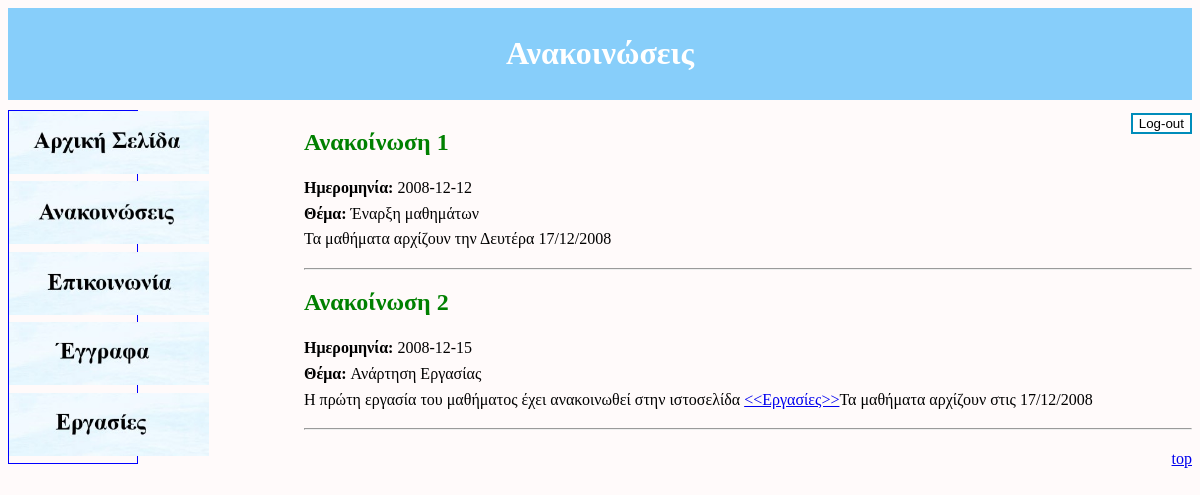
The app's page /announcement.php (signed in) with its own data.
### tables this page shows
CREATE TABLE `announcements` (
  `id` int(15) NOT NULL,
  `annDate` date NOT NULL,
  `subject` varchar(100) NOT NULL,
  `annText` varchar(2000) NOT NULL
);

### announcement.php (the view, shortened to what this page needs)
<!DOCTYPE html>
<html>
<head>
  <link rel="stylesheet" type="text/css" href="style.css">
</head>
<body>
  <?php
  $header = "Ανακοινώσεις";
  include "header.php";
  ?>
  <div class="mainText">
  <form action="announcement.php" method="POST" style="float:right">
      <input id="signInBtn" type="submit" name="logoutBtn" value="Log-out" />
    </form>
    <?php
    include "includes/dataBase.php";
    $do = "SELECT * FROM announcements";
    mysqli_set_charset($conn, "utf8");
    $query = mysqli_query($conn, $do);
    $results = mysqli_fetch_assoc($query);
      ?><h3><a href = "add/addAnnouncement.php">Add new announcement</a></h3><hr><?php
    $counter=0;
    do {
      $counter++;
      $date = $results['annDate'];
      $subject = $results['subject'];
      $text = $results['annText'];
      ?>
      <h2>Ανακοίνωση
      <?php
      echo $counter;
        ?><h4><a href = "edit/editAnnouncement.php?id=<?php echo $id?>">Edit</a> | <a href = "announcement.php?id=<?php echo $id?>">Delete</a></h4><?php
      ?></h2>
      <div class="announcement">
        <p>
          <strong>Ημερομηνία: </strong><?php echo $date ?><br>
          <strong>Θέμα: </strong><?php echo $subject ?><br>
          <?php echo $text ?><br>
          <hr>
        </p>
      </div>
    <?php
  } while ($results = mysqli_fetch_assoc($query))
    ?>
    <a href="#top" style="float: right;">top</a>
  </div>
</body>
</html>

### header.php
<div>
    <header class="mainHead">
      <h1><?php echo $header?></h1>
    </header>
  </div>
  <div>
  <?php
  include "includes/menu.php";
  ?>
  </div>

### includes/menu.php
<div class="menuBar">
  <a href="mainPage.php"><img src="index.jpg" alt="index" width=200px></a> <br>
  <a href="announcement.php"><img src="announcement.jpg" alt="announcement" width=200px></a> <br>
  <a href="communication.php"><img src="communication.jpg" alt="communication" width=200px></a> <br>
  <a href="documents.php"><img src="documents.jpg" alt="documents" width=200px></a> <br>
  <a href="homework.php"><img src="homework.jpg" alt="homework" width=200px></a> <br>
</div>

### style.css (style rules this page uses)
body { background-color: #FFFAFA; }
.mainHead { text-align:center; background-color: #87CEFA; color:white; padding:6px; }
.menuBar { float:left; width: 11%; margin: auto; margin-top: 10px; line-height: 1.6em; border: 6px blue solid; border-width: thin; box-sizing: border-box; }
.mainText { float: right; width: 75%; font-size: 16px; line-height: 1.6em; margin-top: 10px; box-sizing: border-box; }
h2 { color: green; }
#signInBtn { background-color: white; color: black; border: 2px solid #008CBA; }

### records on screen
announcements: annDate "2008-12-12", subject "Έναρξη μαθημάτων", annText "Τα μαθήματα αρχίζουν την Δευτέρα 17/12/2008"
announcements: annDate "2008-12-15", subject "Ανάρτηση Εργασίας", annText "Η πρώτη εργασία του μαθήματος έχει ανακοινωθεί στην ιστοσελίδα <<Εργασίες>> Τα μαθήματα αρχίζουν στις 17/12/2008"

### other values on screen
$header "Ανακοινώσεις"
